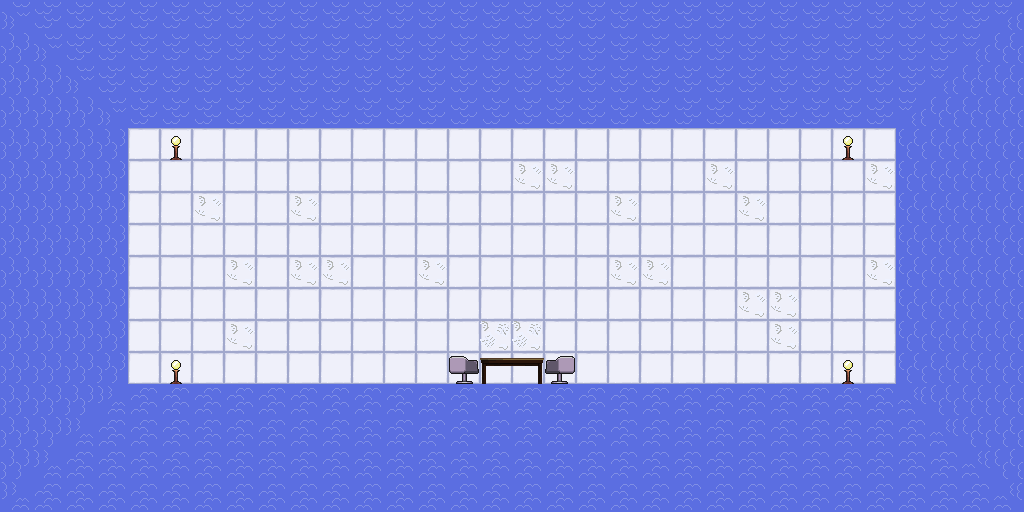

The image is a tile-based game level rendered from a .tmx file. Its description and complete source (layers, tilesets, objects, tile grids) follow:
An orthogonal 32x16 tile map with 32x32 px tiles, 3 tile layers (Suelo, Deco, Agua), 3 tilesets.

<map version="1.10" tiledversion="1.12.0" orientation="orthogonal" renderorder="right-down" width="32" height="16" tilewidth="32" tileheight="32" infinite="0" nextlayerid="4" nextobjectid="1">
 <tileset firstgid="1" source="AllTiles.tsx" />
 <tileset firstgid="17" source="agua.tsx" />
 <tileset firstgid="49" source="Template.tsx" />
 <layer id="1" name="Suelo" width="32" height="16">
  <data encoding="csv">
0,0,0,0,0,0,0,0,0,0,0,0,0,0,0,0,0,0,0,0,0,0,0,0,0,0,0,0,0,0,0,0,
0,0,0,0,0,0,0,0,0,0,0,0,0,0,0,0,0,0,0,0,0,0,0,0,0,0,0,0,0,0,0,0,
0,0,0,0,0,0,0,0,0,0,0,0,0,0,0,0,0,0,0,0,0,0,0,0,0,0,0,0,0,0,0,0,
0,0,0,0,0,0,0,0,0,0,0,0,0,0,0,0,0,0,0,0,0,0,0,0,0,0,0,0,0,0,0,0,
0,0,0,0,986,986,986,986,986,986,986,986,986,986,986,986,986,986,986,986,986,986,986,986,986,986,986,986,0,0,0,0,
0,0,0,0,986,986,986,986,986,986,986,986,986,986,986,986,986,986,986,986,986,986,986,986,986,986,986,986,0,0,0,0,
0,0,0,0,986,986,986,986,986,986,986,986,986,986,986,986,986,986,986,986,986,986,986,986,986,986,986,986,0,0,0,0,
0,0,0,0,986,986,986,986,986,986,986,986,986,986,986,986,986,986,986,986,986,986,986,986,986,986,986,986,0,0,0,0,
0,0,0,0,986,986,986,986,986,986,986,986,986,986,986,986,986,986,986,986,986,986,986,986,986,986,986,986,0,0,0,0,
0,0,0,0,986,986,986,986,986,986,986,986,986,986,986,986,986,986,986,986,986,986,986,986,986,986,986,986,0,0,0,0,
0,0,0,0,986,986,986,986,986,986,986,986,986,986,986,986,986,986,986,986,986,986,986,986,986,986,986,986,0,0,0,0,
0,0,0,0,986,986,986,986,986,986,986,986,986,986,986,986,986,986,986,986,986,986,986,986,986,986,986,986,0,0,0,0,
0,0,0,0,0,0,0,0,0,0,0,0,0,0,0,0,0,0,0,0,0,0,0,0,0,0,0,0,0,0,0,0,
0,0,0,0,0,0,0,0,0,0,0,0,0,0,0,0,0,0,0,0,0,0,0,0,0,0,0,0,0,0,0,0,
0,0,0,0,0,0,0,0,0,0,0,0,0,0,0,0,0,0,0,0,0,0,0,0,0,0,0,0,0,0,0,0,
0,0,0,0,0,0,0,0,0,0,0,0,0,0,0,0,0,0,0,0,0,0,0,0,0,0,0,0,0,0,0,0
</data>
 </layer>
 <layer id="3" name="Deco" width="32" height="16">
  <data encoding="csv">
0,0,0,0,0,0,0,0,0,0,0,0,0,0,0,0,0,0,0,0,0,0,0,0,0,0,0,0,0,0,0,0,
0,0,0,0,0,0,0,0,0,0,0,0,0,0,0,0,0,0,0,0,0,0,0,0,0,0,0,0,0,0,0,0,
0,0,0,0,0,0,0,0,0,0,0,0,0,0,0,0,0,0,0,0,0,0,0,0,0,0,0,0,0,0,0,0,
0,0,0,0,0,0,0,0,0,0,0,0,0,0,0,0,0,0,0,0,0,0,0,0,0,0,0,0,0,0,0,0,
0,0,0,0,0,712,0,0,0,0,0,0,0,0,0,0,0,0,0,0,0,0,0,0,0,0,712,0,0,0,0,0,
0,0,0,0,0,0,0,0,0,0,0,0,0,0,0,0,790,790,0,0,0,0,790,0,0,0,0,790,0,0,0,0,
0,0,0,0,0,0,790,0,0,790,0,0,0,0,0,0,0,0,0,790,0,0,0,790,0,0,0,0,0,0,0,0,
0,0,0,0,0,0,0,0,0,0,0,0,0,0,0,0,0,0,0,0,0,0,0,0,0,0,0,0,0,0,0,0,
0,0,0,0,0,0,0,790,0,790,790,0,0,790,0,0,0,0,0,790,790,0,0,0,0,0,0,790,0,0,0,0,
0,0,0,0,0,0,0,0,0,0,0,0,0,0,0,0,0,0,0,0,0,0,0,790,790,0,0,0,0,0,0,0,
0,0,0,0,0,0,0,790,0,0,0,0,0,0,0,791,791,0,0,0,0,0,0,0,790,0,0,0,0,0,0,0,
0,0,0,0,0,712,0,0,0,0,0,0,0,0,913,721,722,915,0,0,0,0,0,0,0,0,712,0,0,0,0,0,
0,0,0,0,0,0,0,0,0,0,0,0,0,0,0,0,0,0,0,0,0,0,0,0,0,0,0,0,0,0,0,0,
0,0,0,0,0,0,0,0,0,0,0,0,0,0,0,0,0,0,0,0,0,0,0,0,0,0,0,0,0,0,0,0,
0,0,0,0,0,0,0,0,0,0,0,0,0,0,0,0,0,0,0,0,0,0,0,0,0,0,0,0,0,0,0,0,
0,0,0,0,0,0,0,0,0,0,0,0,0,0,0,0,0,0,0,0,0,0,0,0,0,0,0,0,0,0,0,0
</data>
 </layer>
 <layer id="2" name="Agua" width="32" height="16">
  <data encoding="csv">
21,25,25,25,25,25,25,25,25,25,25,25,25,25,25,25,25,25,25,25,25,25,25,25,25,25,25,25,25,25,25,29,
17,21,25,25,25,25,25,25,25,25,25,25,25,25,25,25,25,25,25,25,25,25,25,25,25,25,25,25,25,25,29,33,
17,17,21,25,25,25,25,25,25,25,25,25,25,25,25,25,25,25,25,25,25,25,25,25,25,25,25,25,25,29,33,33,
17,17,17,21,25,25,25,25,25,25,25,25,25,25,25,25,25,25,25,25,25,25,25,25,25,25,25,25,29,33,33,33,
17,17,17,17,0,0,0,0,0,0,0,0,0,0,0,0,0,0,0,0,0,0,0,0,0,0,0,0,33,33,33,33,
17,17,17,17,0,0,0,0,0,0,0,0,0,0,0,0,0,0,0,0,0,0,0,0,0,0,0,0,33,33,33,33,
17,17,17,17,0,0,0,0,0,0,0,0,0,0,0,0,0,0,0,0,0,0,0,0,0,0,0,0,33,33,33,33,
17,17,17,17,0,0,0,0,0,0,0,0,0,0,0,0,0,0,0,0,0,0,0,0,0,0,0,0,33,33,33,33,
17,17,17,17,0,0,0,0,0,0,0,0,0,0,0,0,0,0,0,0,0,0,0,0,0,0,0,0,33,33,33,33,
17,17,17,17,0,0,0,0,0,0,0,0,0,0,0,0,0,0,0,0,0,0,0,0,0,0,0,0,33,33,33,33,
17,17,17,17,0,0,0,0,0,0,0,0,0,0,0,0,0,0,0,0,0,0,0,0,0,0,0,0,33,33,33,33,
17,17,17,17,0,0,0,0,0,0,0,0,0,0,0,0,0,0,0,0,0,0,0,0,0,0,0,0,33,33,33,33,
17,17,17,45,41,41,41,41,41,41,41,41,41,41,41,41,41,41,41,41,41,41,41,41,41,41,41,41,37,33,33,33,
17,17,45,41,41,41,41,41,41,41,41,41,41,41,41,41,41,41,41,41,41,41,41,41,41,41,41,41,41,37,33,33,
17,45,41,41,41,41,41,41,41,41,41,41,41,41,41,41,41,41,41,41,41,41,41,41,41,41,41,41,41,41,37,33,
45,41,41,41,41,41,41,41,41,41,41,41,41,41,41,41,41,41,41,41,41,41,41,41,41,41,41,41,41,41,41,37
</data>
 </layer>
</map>
